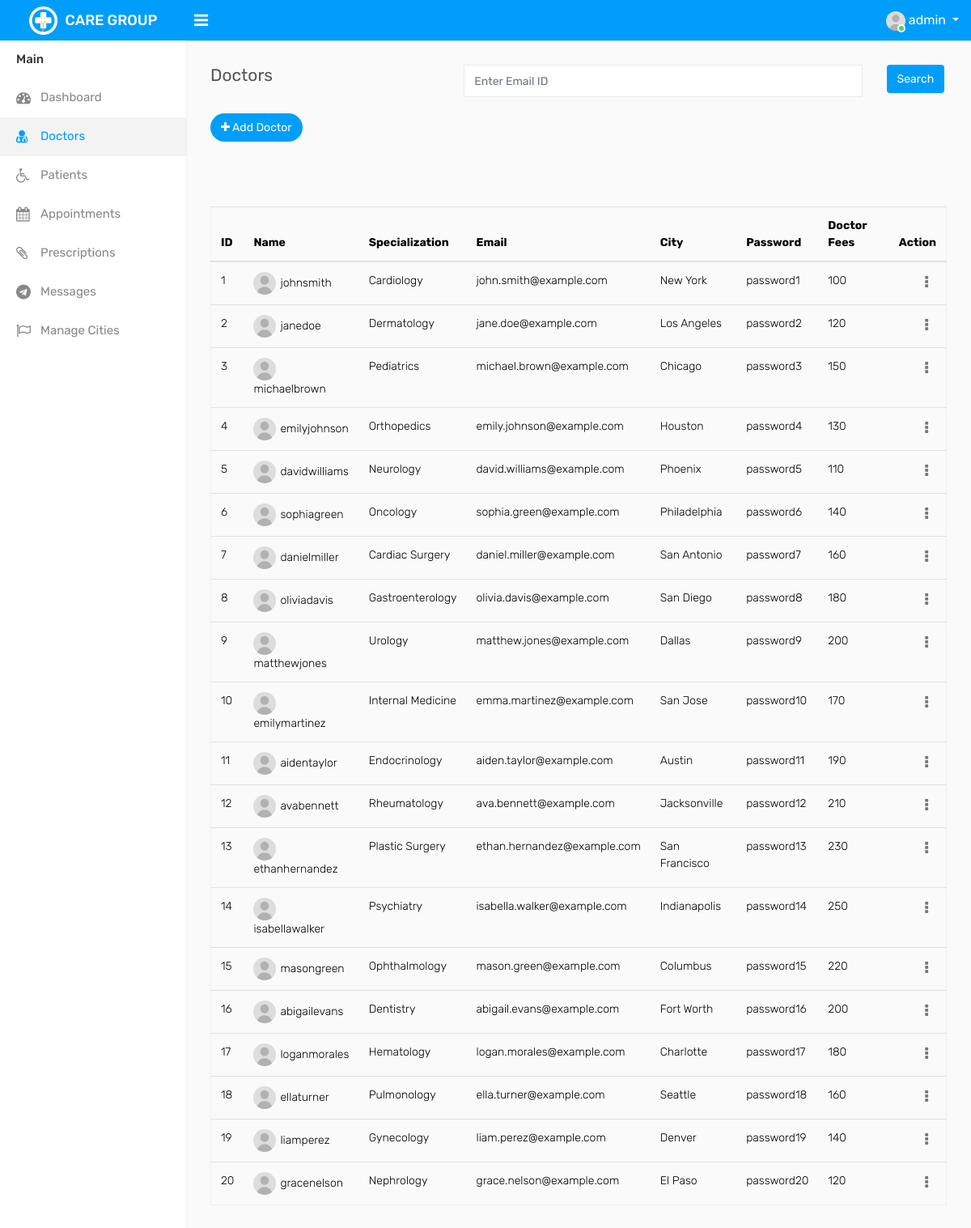
The app's page /admin/doctors.php (signed in) with its own data.
### tables this page shows
CREATE TABLE `doctb` (
  `id` int PRIMARY Key  AUTO_INCREMENT NOT NULL,
  `username` varchar(50) NOT NULL UNIQUE,
  `password` varchar(50) NOT NULL,
  `email` varchar(50) NOT NULL,
  `city` varchar(30) NOT NULL,
  `spec` varchar(50) NOT NULL,
  `docFees` int(10) NOT NULL
);

### admin/doctors.php (the view, shortened to what this page needs)
<?php
    require_once "include/header.php";
    require_once "include/sidebar.php";
?>
<div class="page-wrapper">
    <div class="content">
        <div class="row">
            <div class="col-sm-4 col-3">
                <h4 class="page-title">Doctors</h4>
            </div>
            <div class="col-md-8">
                <form class="form-group" action="doctorsearch.php" method="post">
                    <div class="row">
                        <div class="col-md-10"><input type="text" name="doctor_contact"
                                placeholder="Enter Email ID" class="form-control"></div>
                        <div class="col-md-2"><input type="submit" name="doctor_search_submit"
                                class="btn btn-primary" value="Search"></div>
                    </div>
                </form>
            </div>
            <div class="col-sm-8 col-9 text-right m-b-20">
                <a href="add-doctor.php" class="btn btn-primary btn-rounded float-left"><i class="fa fa-plus"></i> Add Doctor</a>
            </div>
        </div>
        <div class="row">
            <div class="col-md-12">
                <div class="table-responsive">
                    <table class="table table-border table-striped custom-table datatable mb-0">
                        <div class="tab-pane fade" id="list-pat" role="tabpanel" aria-labelledby="list-pat-list">
                            <table class="table table-hover">
                                <thead>
                                    <tr>
                                        <th>ID</th>
                                        <th>Name</th>
                                        <th>Specialization</th>
                                        <th>Email</th>
                                        <th>City</th>
                                        <th>Password</th>
                                        <th>Doctor Fees</th>
                                        <th class="text-right">Action</th>
                                    </tr>
                                </thead>
                                <tbody>
                                <?php
                                    global $con;
                                    $query = "select * from doctb";
                                    $result = mysqli_query($con,$query);
                                    while ($row = mysqli_fetch_array($result)){
                                    $id = $row['id'];
                                    $username = $row['username'];
                                    $spec = $row['spec'];
                                    $email = $row['email'];
                                    $city = $row['city'];
                                    $password = $row['password'];
                                    $docFees = $row['docFees'];
                                    $editAccountDetailsURL = 'account-details.php?table=doctb&id=' . $id . "&page=doctors.php";
                                    $deleteAccountDetailsURL = "delete.php?table=doctb&id=$id&page=doctors.php";
                                    echo "<tr>
                                        <td>$id</td>
                                        <td><img width='28' height='28' src='assets/img/user.jpg' class='rounded-circle m-r-5' alt=''>$username</td>
                                        <td>$spec</td>
                                        <td>$email</td>
                                        <td>$city</td>
                                        <td>$password</td>
                                        <td>$docFees</td>
                                        <td class='text-right'>
                                            <div class='dropdown dropdown-action'>
                                                <a href='#' class='action-icon dropdown-toggle' data-toggle='dropdown' aria-expanded='false'><i class='fa fa-ellipsis-v'></i></a>
                                                <div class='dropdown-menu dropdown-menu-right'>
                                                    <a class='dropdown-item' href='$editAccountDetailsURL'><i class='fa fa-pencil m-r-5'></i> Edit</a>
                                                    <a class='dropdown-item' href='$deleteAccountDetailsURL'><i class='fa fa-trash m-r-5'></i> Delete</a>
                                                </div>
                                            </div>
                                        </td>
                                    </tr>";
                                    }
                                ?>
                                </tbody>
                            </table>
                            <br>
                        </div>
                    </table>
                </div>
            </div>
        </div>
    </div>
</div>
</body>
</html>

### admin/include/header.php (shortened to what this page needs)
<?php
$admin_user = $_SESSION['username'];
?>
<!DOCTYPE html>
<html lang="en">
<head>
    <link rel="stylesheet" type="text/css" href="assets/css/bootstrap.min.css">
    <link rel="stylesheet" type="text/css" href="assets/css/font-awesome.min.css">
    <link rel="stylesheet" type="text/css" href="assets/css/style.css">
</head>
<body>
    <div class="main-wrapper">
        <div class="header">
            <div class="header-left">
                <a href="index.php" class="logo">
                    <img src="assets/img/logo.png" width="35" height="35" alt=""> <span>CARE GROUP</span>
                </a>
            </div>
            <a id="toggle_btn" href="javascript:void(0);"><i class="fa fa-bars"></i></a>
            <ul class="nav user-menu float-right">
                <li class="nav-item dropdown has-arrow">
                    <a href="#" class="dropdown-toggle nav-link user-link" data-toggle="dropdown">
                        <span class="user-img"><img class="rounded-circle" src="assets/img/user.jpg" width="40" alt="Admin">
                            <span class="status online"></span></span>
                        <span><?php echo $admin_user; ?></span>
                    </a>
                </li>
            </ul>
        </div>

### admin/include/sidebar.php
<div class="sidebar" id="sidebar">
    <div class="sidebar-inner slimscroll">
        <div id="sidebar-menu" class="sidebar-menu">
            <ul>
                <li class="menu-title">Main</li>
                <li id="dashboard">
                    <a href="index.php"><i class="fa fa-dashboard"></i> <span>Dashboard</span></a>
                </li>
                <li id="doctors">
                    <a href="doctors.php"><i class="fa fa-user-md"></i> <span>Doctors</span></a>
                </li>
                <li id="patients">
                    <a href="patients.php"><i class="fa fa-wheelchair"></i> <span>Patients</span></a>
                </li>
                <li id="appointments">
                    <a href="appointments.php"><i class="fa fa-calendar"></i> <span>Appointments</span></a>
                </li>
                <li id="prescriptions">
                    <a href="prescriptions.php"><i class="fa fa-paperclip"></i> <span>Prescriptions</span></a>
                </li>
                <li id="messages">
                    <a href="messages.php"><i class="fa fa-telegram"></i> <span>Messages</span></a>
                </li>
                <li id="manage-cities">
                    <a href="manage-cities.php"><i class="fa fa-flag-o"></i> <span>Manage Cities</span></a>
                </li>
            </ul>
        </div>
    </div>
</div>

### records on screen
doctb: id "1", username "johnsmith", spec "Cardiology", email "john.smith@example.com", city "New York", password "password1", docFees "100"
doctb: id "2", username "janedoe", spec "Dermatology", email "jane.doe@example.com", city "Los Angeles", password "password2", docFees "120"
doctb: id "3", username "michaelbrown", spec "Pediatrics", email "michael.brown@example.com", city "Chicago", password "password3", docFees "150"
doctb: id "4", username "emilyjohnson", spec "Orthopedics", email "emily.johnson@example.com", city "Houston", password "password4", docFees "130"
doctb: id "5", username "davidwilliams", spec "Neurology", email "david.williams@example.com", city "Phoenix", password "password5", docFees "110"
doctb: id "6", username "sophiagreen", spec "Oncology", email "sophia.green@example.com", city "Philadelphia", password "password6", docFees "140"
doctb: id "7", username "danielmiller", spec "Cardiac Surgery", email "daniel.miller@example.com", city "San Antonio", password "password7", docFees "160"
doctb: id "8", username "oliviadavis", spec "Gastroenterology", email "olivia.davis@example.com", city "San Diego", password "password8", docFees "180"
doctb: id "9", username "matthewjones", spec "Urology", email "matthew.jones@example.com", city "Dallas", password "password9", docFees "200"
doctb: id "10", username "emilymartinez", spec "Internal Medicine", email "emma.martinez@example.com", city "San Jose", password "password10", docFees "170"
doctb: id "11", username "aidentaylor", spec "Endocrinology", email "aiden.taylor@example.com", city "Austin", password "password11", docFees "190"
doctb: id "12", username "avabennett", spec "Rheumatology", email "ava.bennett@example.com", city "Jacksonville", password "password12", docFees "210"
doctb: id "13", username "ethanhernandez", spec "Plastic Surgery", email "ethan.hernandez@example.com", city "San Francisco", password "password13", docFees "230"
doctb: id "14", username "isabellawalker", spec "Psychiatry", email "isabella.walker@example.com", city "Indianapolis", password "password14", docFees "250"
doctb: id "15", username "masongreen", spec "Ophthalmology", email "mason.green@example.com", city "Columbus", password "password15", docFees "220"
doctb: id "16", username "abigailevans", spec "Dentistry", email "abigail.evans@example.com", city "Fort Worth", password "password16", docFees "200"
doctb: id "17", username "loganmorales", spec "Hematology", email "logan.morales@example.com", city "Charlotte", password "password17", docFees "180"
doctb: id "18", username "ellaturner", spec "Pulmonology", email "ella.turner@example.com", city "Seattle", password "password18", docFees "160"
doctb: id "19", username "liamperez", spec "Gynecology", email "liam.perez@example.com", city "Denver", password "password19", docFees "140"
doctb: id "20", username "gracenelson", spec "Nephrology", email "grace.nelson@example.com", city "El Paso", password "password20", docFees "120"

### other values on screen
$admin_user "admin"
